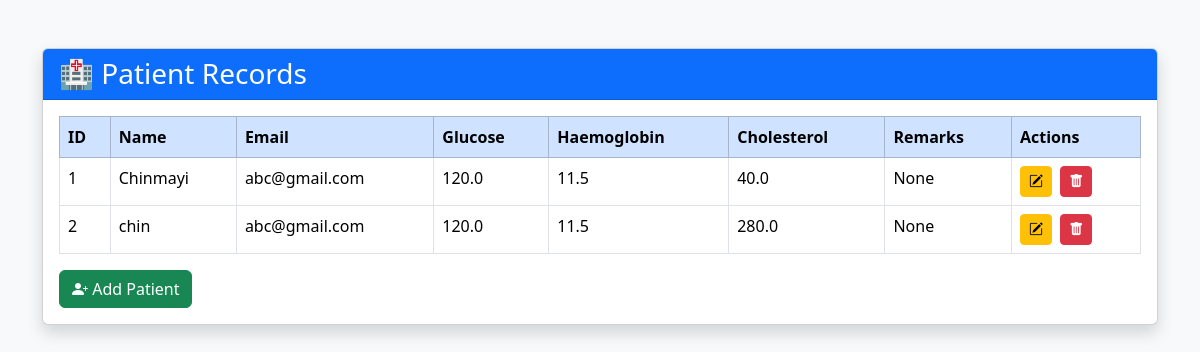
/patients, run on an earlier commit of the app's database.
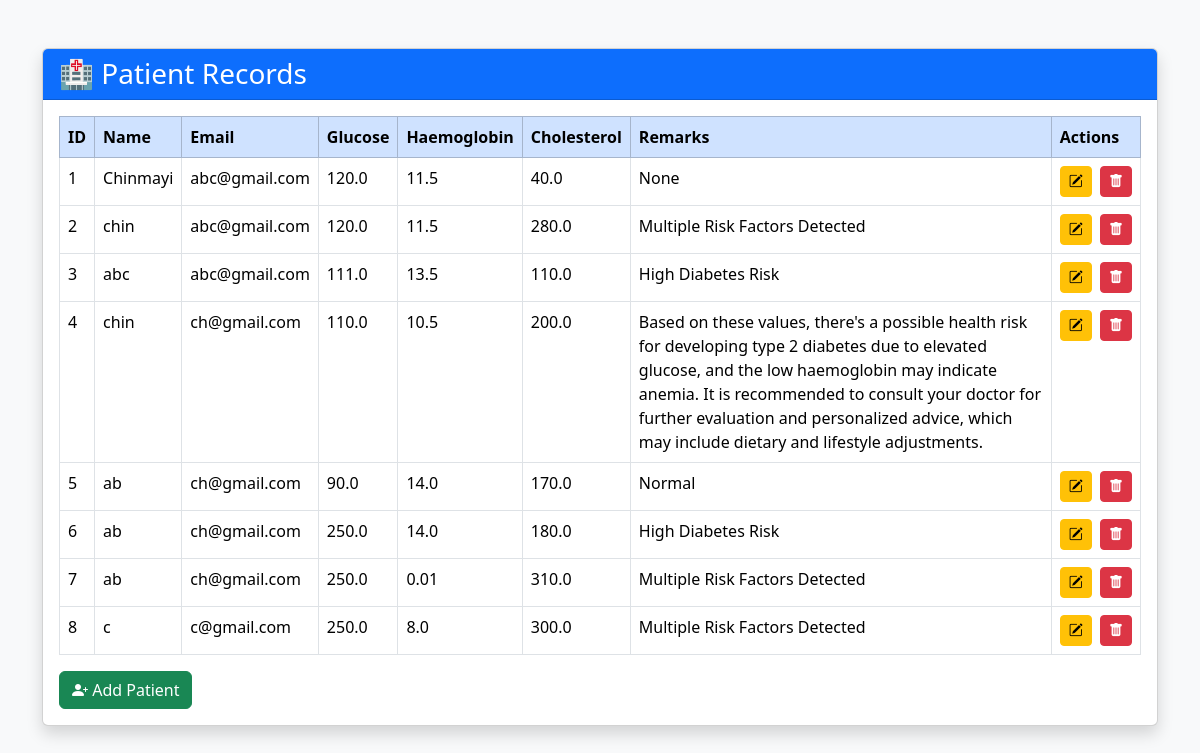
And on a later commit of the database.
### tables this page shows
CREATE TABLE patients(
        id INTEGER PRIMARY KEY AUTOINCREMENT,
        name TEXT NOT NULL,
        dob TEXT NOT NULL,
        email TEXT NOT NULL,
        glucose REAL NOT NULL,
        haemoglobin REAL NOT NULL,
        cholesterol REAL NOT NULL,
        remarks TEXT
    );

### app.py (the view)
@app.route("/patients")
def patients():
    all_patients = get_all_patients()
    return render_template(
        "patients.html",
        patients=all_patients
    )

### database.py (called while the page is built)
def get_all_patients():
    conn = sqlite3.connect(
        "database/patients.db"
    )
    cursor = conn.cursor()
    cursor.execute(
        "SELECT * FROM patients"
    )
    patients = cursor.fetchall()
    conn.close()
    return patients

### templates/patients.html (shortened to what this page needs)
<!DOCTYPE html>
<html>
<head>
    <link href="https://cdn.jsdelivr.net/npm/bootstrap@5.3.3/dist/css/bootstrap.min.css"
          rel="stylesheet">
    <link rel="stylesheet"
          href="https://cdn.jsdelivr.net/npm/bootstrap-icons@1.11.3/font/bootstrap-icons.min.css">
</head>
<body class="bg-light">
<div class="container mt-5">
    <div class="card shadow">
        <div class="card-header bg-primary text-white">
            <h3 class="mb-0">
                🏥 Patient Records
            </h3>
        </div>
        <div class="card-body">
            <table class="table table-bordered table-hover">
                <thead class="table-primary">
                <tr>
                    <th>ID</th>
                    <th>Name</th>
                    <th>Email</th>
                    <th>Glucose</th>
                    <th>Haemoglobin</th>
                    <th>Cholesterol</th>
                    <th>Remarks</th>
                    <th>Actions</th>
                </tr>
                </thead>
                <tbody>
                {% for patient in patients %}
                <tr>
                    <td>{{ patient[0] }}</td>
                    <td>{{ patient[1] }}</td>
                    <td>{{ patient[3] }}</td>
                    <td>{{ patient[4] }}</td>
                    <td>{{ patient[5] }}</td>
                    <td>{{ patient[6] }}</td>
                    <td>{{ patient[7] }}</td>
                    <td class="text-nowrap">
                   <a href="/edit/{{ patient[0] }}"
                   class="btn btn-warning btn-sm me-1">
                    <i class="bi bi-pencil-square"></i>
                    </a>
                    <a href="/delete/{{ patient[0] }}"
                    class="btn btn-danger btn-sm"
                    onclick="return confirm('Are you sure you want to delete this patient?')">
                    <i class="bi bi-trash-fill"></i>
                    </a>
                </td>
                </tr>
                {% endfor %}
                </tbody>
            </table>
            <a href="/add"
               class="btn btn-success">
                <i class="bi bi-person-plus-fill"></i>
                Add Patient
            </a>
        </div>
    </div>
</div>
</body>
</html>

What changed in the data, as far as the page shows it:
changed patients id 2: remarks "None" → "Multiple Risk Factors Detected"
added patients: id "3", name "abc", email "abc@gmail.com", glucose "111.0", haemoglobin "13.5", cholesterol "110.0", remarks "High Diabetes Risk"
added patients: id "4", name "chin", email "ch@gmail.com", glucose "110.0", haemoglobin "10.5", cholesterol "200.0", remarks "Based on these values, there's a possible health risk for developing type 2 diabetes due to elevated glucose, and the low haemoglobin may indicate anemia. It is recommended to consult your doctor for further evaluation and personalized advice, which may include dietary and lifestyle adjustments."
added patients: id "5", name "ab", email "ch@gmail.com", glucose "90.0", haemoglobin "14.0", cholesterol "170.0", remarks "Normal"
added patients: id "6", name "ab", email "ch@gmail.com", glucose "250.0", haemoglobin "14.0", cholesterol "180.0", remarks "High Diabetes Risk"
added patients: id "7", name "ab", email "ch@gmail.com", glucose "250.0", haemoglobin "0.01", cholesterol "310.0", remarks "Multiple Risk Factors Detected"
added patients: id "8", name "c", email "c@gmail.com", glucose "250.0", haemoglobin "8.0", cholesterol "300.0", remarks "Multiple Risk Factors Detected"
